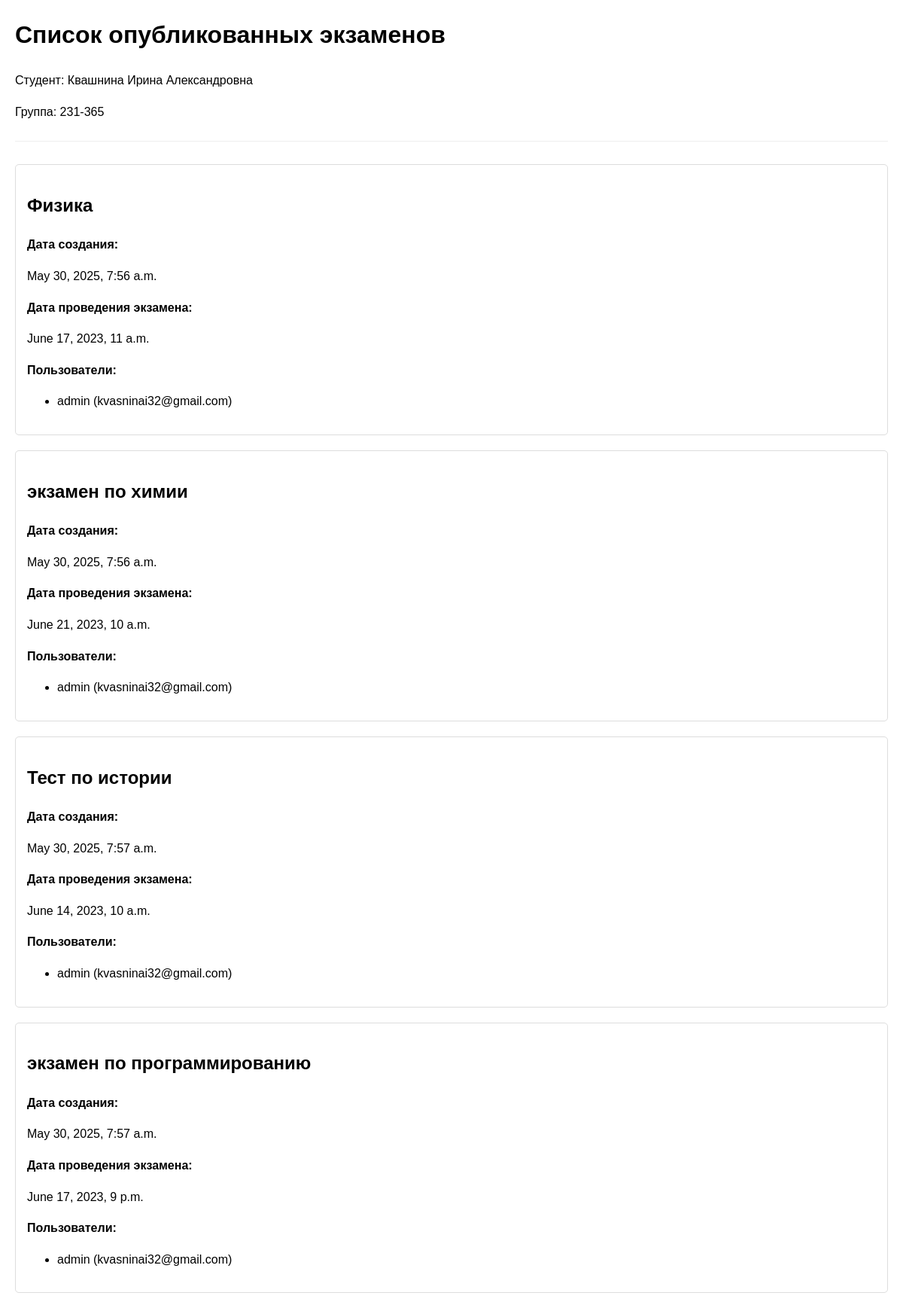
The app's page /exams/ with its own data.
### exams/models.py (models this page shows, shortened)
class ikexam(models.Model):
    title = models.CharField(max_length=200, verbose_name="Название экзамена")  # Поле 1
    created_date = models.DateTimeField(default=timezone.now, verbose_name="Дата создания")  # Поле 2
    exam_date = models.DateTimeField(verbose_name="Дата проведения экзамена")  # Поле 3
    image = models.ImageField(upload_to='exam_images/', verbose_name="Изображение задания", blank=True, null=True)  # Поле 4
    users = models.ManyToManyField(User, verbose_name="Пользователи")  # Поле 5
    is_public = models.BooleanField(default=False, verbose_name="Опубликовано")  # Поле 6
    class Meta:
        verbose_name = "Экзамен"
        verbose_name_plural = "Экзамены"

### exams/views.py (the view)
# urls.py: path('exams/', views.exam_list, name='exam_list'),
def exam_list(request):
    exams = ikexam.objects.filter(is_public=True)
    context = {
        'exams': exams,
        'fio': 'Квашнина Ирина Александровна',
        'group': '231-365'
    }
    return render(request, 'exams/exam_list.html', context)

### exams/templates/exams/exam_list.html (shortened to what this page needs)
<!DOCTYPE html>
<html lang="ru">
<head>
</head>
<body>
    <div class="header">
        <h1>Список опубликованных экзаменов</h1>
        <p>Студент: {{ fio }}</p>
        <p>Группа: {{ group }}</p>
    </div>
    {% if exams %}
        {% for exam in exams %}
            <div class="exam">
                <h2>{{ exam.title }}</h2>
                <p class="field-label">Дата создания:</p>
                <p>{{ exam.created_date }}</p>
                <p class="field-label">Дата проведения экзамена:</p>
                <p>{{ exam.exam_date }}</p>
                <p class="field-label">Пользователи:</p>
                <ul>
                    {% for user in exam.users.all %}
                        <li>{{ user.username }} ({{ user.email }})</li>
                    {% endfor %}
                </ul>
            </div>
        {% endfor %}
    {% else %}
        <p>Нет опубликованных экзаменов.</p>
    {% endif %}
</body>
</html>

### exams/templates/exams/exam_list.html (style rules this page uses)
body { font-family: Arial, sans-serif; line-height: 1.6; margin: 20px; }
.header { margin-bottom: 30px; padding-bottom: 10px; border-bottom: 1px solid #eee; }
.exam { margin-bottom: 20px; padding: 15px; border: 1px solid #ddd; border-radius: 5px; }
.field-label { font-weight: bold; }

### records on screen
ikexam: title "Физика", created_date "May 30, 2025, 7:56 a.m.", exam_date "June 17, 2023, 11 a.m."
ikexam: title "экзамен по химии", created_date "May 30, 2025, 7:56 a.m.", exam_date "June 21, 2023, 10 a.m."
ikexam: title "Тест по истории", created_date "May 30, 2025, 7:57 a.m.", exam_date "June 14, 2023, 10 a.m."
ikexam: title "экзамен по программированию", created_date "May 30, 2025, 7:57 a.m.", exam_date "June 17, 2023, 9 p.m."

### other values on screen
{{ fio }} "Квашнина Ирина Александровна"
{{ group }} "231-365"
{{ user.username }} "admin"
{{ user.email }} "kvasninai32@gmail.com"
